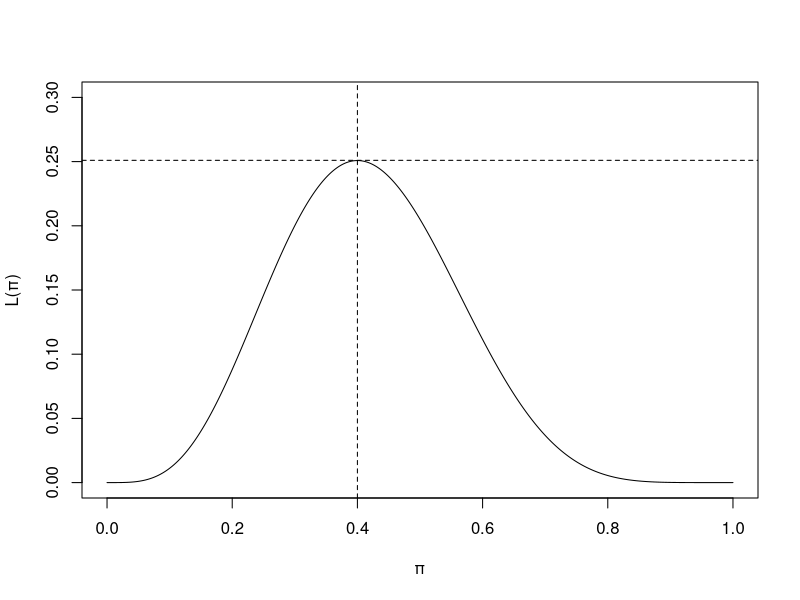
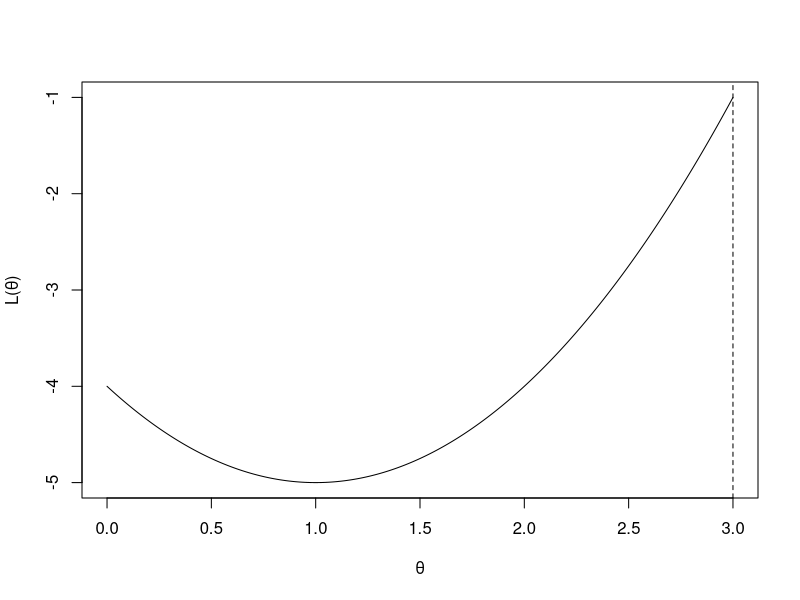

R code for these plots, in order:
## ---- chunk 1
dbinom(4, 10, 0.5)

# or you can calculate by hand:
factorial(10)*(0.5^10)/(factorial(4)*(factorial(6)))
## ---- chunk 2
x <- seq(0,1,by=0.001)
y <- (factorial(10)/(factorial(4)*(factorial(6))))*(x^4)*((1-x)^6)
plot(x, y, type = "l", ylim = c(0,0.3), ylab = "L(\U03C0)", xlab = "\U03C0")
#title("Figure 1. Binomial Likelihood")
abline(h=0.251, lty=2)
abline(v=0.4, lty=2)
## ---- chunk 3
x <- seq(0,3,by=0.001)
y <- (x-1)^2-5
plot(x, y, type = "l", ylim = c(-5,0-1), ylab = "L(\U03B8)", xlab = "\U03B8")
#title("Figure 2. Likelihood function with \n a limited domain")
abline(v=3, lty=2)
